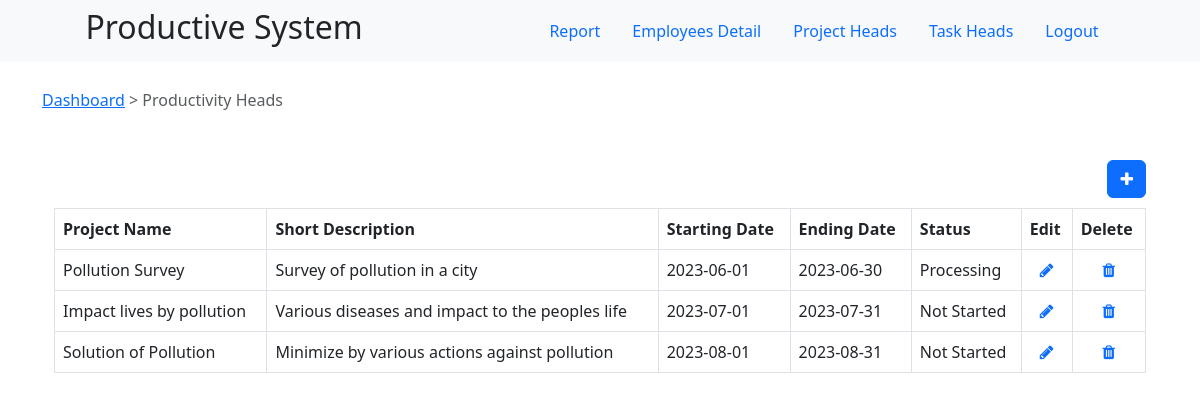
The app's page /dashboard/prod-head/ (signed in) with its own data.
### src/database/project.py (models this page shows, shortened)
class Project(db.Model):
    id              = db.Column(db.Integer, primary_key=True)
    project_name    = db.Column(db.String(120), nullable=False)
    short_desc      = db.Column(db.Text, nullable=True)
    start_date      = db.Column(db.String(40), nullable=True)
    end_date        = db.Column(db.String(40), nullable=True)
    status          = db.Column(db.Integer, default=0)
    task            = db.relationship(Task, backref="project")

### src/controllers/prod_head_controller.py (the view)
    @app.route(url_prefix + '/')
    def prod_head_detail():
        return view()

### src/controllers/prod_head_controller.py (called while the page is built)
def prod_head_page():
    @app.route(url_prefix + '/')
    def prod_head_detail():
        return view()
    @app.route(url_prefix + '/delete/<int:id>')
    def prod_head_delete(id):
        return delete(id)
    @app.route(url_prefix + '/edit/<int:id>')
    def prod_head_edit(id):
        return edit(id)
    @app.route(url_prefix + '/update/<int:id>', methods=['POST', 'GET'])
    def prod_head_update(id):
        return update(id)
    @app.route(url_prefix + '/insert/', methods=['POST', 'GET'])
    def prod_head_insert():
        return insert()

### src/services/prod_head_service.py (called while the page is built)
def view():
    data = Project.query.all()
    if 'admin' in session:
        return render_template("prod-head-detail.html", data=data)
    else:
        return redirect( url_productivity )

### src/templates/prod-head-detail.html (shortened to what this page needs)
{%extends "layout.html"%}
{%block content%}
<div class="btn-group">
    <a href="{{ url_for('report') }}">Dashboard </a> &nbsp;
    <span class="text-muted"> > Productivity Heads</span>
</div>
<div class="container mt-5">
    <div class="row">
        <div class="sm-sm-12">
            <a class="btn btn-primary pull-right" href="{{ url_for('prod_head_insert') }}"><i class="fa fa-plus"></i></a>
        </div>
        <br/>
        <br/>
        <div class="col-sm-12">
            <table class="table table-bordered">
                <tr>
                    <th>Project Name</th>
                    <th>Short Description</th>
                    <th>Starting Date</th>
                    <th>Ending Date</th>
                    <th>Status</th>
                    <th>Edit</th>
                    <th>Delete</th>
                </tr>
                {% if (data|length) == 0 %}
                    <tr>
                        <td colspan="7" class="text-center">No Data Found</td>
                    </tr>
                {% else %}
                    {% for r in data %}
                        <tr>
                            <td>{{ r['project_name'] }}</td>
                            <td>{{ r['short_desc'] }}</td>
                            <td>{{ r['start_date'] }}</td>
                            <td>{{ r['end_date'] }}</td>
                            <td>
                                {% if r['status'] == 0 %}
                                    Not Started
                                {% elif r['status'] == 1 %}
                                    Started
                                {% elif r['status'] == 2 %}
                                    Processing
                                {% else %}
                                    Completed
                                {% endif %}
                            </td>
                            <td class="text-center"><a href="edit/{{ r['id'] }}"><i class="fa fa-pencil"></i></a></td>
                            <td class="text-center"><a href="delete/{{ r['id'] }}"><i class="fa fa-trash"></i></a></td>
                        </tr>
                    {% endfor %}
                {% endif %}
            </table>
        </div>
    </div>
</div>
{%endblock%}

### src/static/css/main.css (style rules this page uses)
* { margin: auto; padding: 0; }

### records on screen
Project: project_name "Pollution Survey", short_desc "Survey of pollution in a city", start_date "2023-06-01", end_date "2023-06-30", status "Processing"
Project: project_name "Impact lives by pollution", short_desc "Various diseases and impact to the peoples life", start_date "2023-07-01", end_date "2023-07-31", status "Not Started"
Project: project_name "Solution of Pollution", short_desc "Minimize by various actions against pollution", start_date "2023-08-01", end_date "2023-08-31", status "Not Started"
